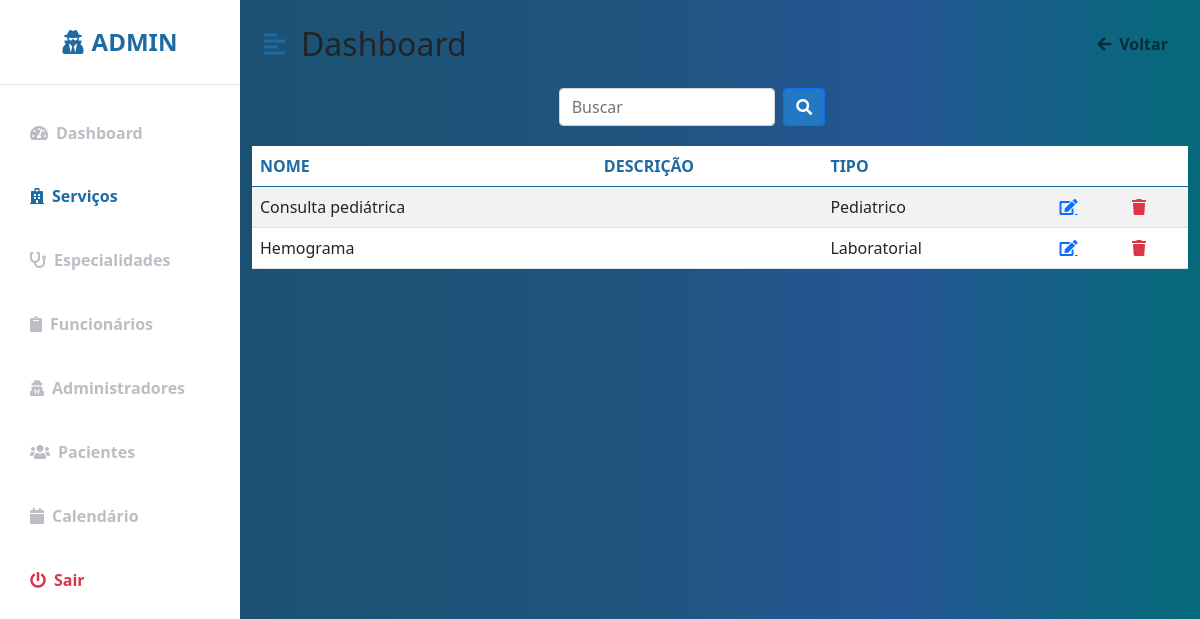
The page /servicos.php (signed in) on the database its author committed.
### tables this page shows
CREATE TABLE `servicos` (
  `cod_servico` int(11) NOT NULL,
  `nome` varchar(30) NOT NULL,
  `descricao` varchar(120) NOT NULL,
  `tipo_servico` varchar(30) NOT NULL
);

### servicos.php (the view, shortened to what this page needs)
<?php
include "conecta_mysql.inc";
?>
<!DOCTYPE html>
<html lang="pt-br">
<head>
    <link href="https://cdn.jsdelivr.net/npm/bootstrap@5.0.0-beta3/dist/css/bootstrap.min.css" rel="stylesheet" />
    <link href="https://cdn.jsdelivr.net/npm/bootstrap@5.0.0-beta3/dist/css/bootstrap.min.css" rel="stylesheet" />
    <link rel="stylesheet" href="https://cdnjs.cloudflare.com/ajax/libs/font-awesome/5.15.3/css/all.min.css" />
    <link rel="stylesheet" href="_css/perfil.css" />
    <link rel="stylesheet" href="https://cdnjs.cloudflare.com/ajax/libs/font-awesome/5.15.3/css/all.min.css" />
</head>
<body>
    <div class="d-flex" id="wrapper">
        <div class="bg-white" id="sidebar-wrapper">
            <div class="sidebar-heading text-center py-4 primary-text fs-4 fw-bold text-uppercase border-bottom"><i
                    class="fas fa-user-secret me-2"></i>Admin</div>
            <div class="list-group list-group-flush my-3">
              <a href="perfil.php" class="list-group-item list-group-item-action bg-transparent  second-text fw-bold"><i
                 class="fas fa-tachometer-alt me-2"></i>Dashboard</a>
              <a href="servicos.php" class="list-group-item list-group-item-action bg-transparent second-text active"><i
                 class="fas fa-hospital me-2"></i>Serviços</a>
              <a href="espec.php" class="list-group-item list-group-item-action bg-transparent second-text fw-bold"><i
                 class="fas fa-stethoscope me-2"></i>Especialidades</a>
              <a href="funcionarios.php" class="list-group-item list-group-item-action bg-transparent second-text fw-bold"><i
                 class="fas fa-clipboard me-2"></i>Funcionários</a>
              <a href="adm.php" class="list-group-item list-group-item-action bg-transparent second-text fw-bold"><i
                class="fas fa-user-secret me-2"></i>Administradores</a>
              <a href="clientes.php" class="list-group-item list-group-item-action bg-transparent second-text fw-bold"><i
                 class="fas fa-users me-2"></i>Pacientes</a>
              <a href="calendario.html" class="list-group-item list-group-item-action bg-transparent second-text fw-bold"><i
                 class="fas fa-calendar me-2"></i>Calendário</a>
              <a href="logout.php" class="list-group-item list-group-item-action bg-transparent text-danger fw-bold"><i
                 class="fas fa-power-off me-2"></i>Sair</a>
            </div>
        </div>
        <div id="page-content-wrapper">
            <nav class="navbar navbar-expand-lg navbar-light bg-transparent py-4 px-4">
                <div class="d-flex align-items-center">
                    <i class="fas fa-align-left primary-text fs-4 me-3" id="menu-toggle"></i>
                    <h2 class="fs-2 m-0">Dashboard</h2>
                </div>
                <div class="collapse navbar-collapse" id="navbarSupportedContent">
                    <ul class="navbar-nav ms-auto mb-2 mb-lg-0">
                        <li class="nav-item">
                            <a class="nav-link second-text fw-bold" href="perfil.php" id="navbarDropdown"
                                role="button" aria-expanded="false">
                                <i class="fas fa-arrow-left me-2"></i>Voltar
                            </a>
                        </li>
                    </ul>
                </div>
            </nav>
    <div class="buscar">
                    <form action="buscar_servico.php" method="POST" class="buscar">
                        <input name="nome" id="search-input" type="search" id="form1" class="form-control w-25" placeholder="Buscar">
                        <button  type="submit" class="btn btn-primary mx-2">
                    <i class="fas fa-search"></i>
                   </form>
            </div>
            <div class="block">
                <section class="intro">
                    <div class="gradient-custom-1 h-100">
                        <div class="mask d-flex align-items-center h-100">
                        <div class="container">
                            <div class="row justify-content-center">
                            <div class="col-12">
                                <div class="table-responsive bg-white">
                                <table class="table mb-0  table-striped ">
                                    <thead class="color">
                                    <tr>
                                        <th scope="col">NOME</th>
                                        <th scope="col">DESCRIÇÃO</th>
                                        <th scope="col">TIPO</th>
                                        <th scope="col">  </th>
                                        <th scope="col">  </th>
                                    </tr>
                                    </thead>
                                    <tbody>
                                    <?php
                                        $sql= "SELECT * FROM servicos";
                                        $res= mysqli_query($mysqli,$sql);
                                        $linhas= mysqli_num_rows($res);
                                        for ($i = 0; $i < $linhas; $i++){
                                            $servico = mysqli_fetch_array ($res);
                                            echo"
                                            <tr>
                                            <td>".$servico['nome']."</td>
                                            <td>".$servico['descricao']."</td>
                                            <td>".$servico['tipo_servico']."</td>
                                            <td><a href='altera_servico.php?cod_servico=".$servico["cod_servico"]."' class='fas fa-edit'></a></td>
                                            <td><a href='excluir_servico.php?cod_servico=".$servico["cod_servico"]."' class='fas fa-trash text-danger'></a></td>
                                            </tr>";
                                        }
                                    ?>
                                    </tbody>
                                </table>
                                </div>
                            </div>
                            </div>
                        </div>
                        </div>
                    </div>
                 </section>
                </div>
    </div>
</body>
</html>

### _css/perfil.css (style rules this page uses)
:root { --main-bg-color: #216294; --main-text-color: #1e6ba3; --second-text-color: #bbbec5; --second-bg-color: #c1efde; --ligth: #f0f0f0; --medium: #cacaca; --dark: #a2a2a2; }
.primary-text { color: var(--main-text-color); }
.second-text { color: var(--second-text-color); }
#wrapper { overflow-x: hidden; background-image: linear-gradient( to right, #154670, #1c5273, #1f557d, #245693, #056a7a ); }
#sidebar-wrapper { min-height: 100vh; margin-left: -15rem; -webkit-transition: margin 0.25s ease-out; -moz-transition: margin 0.25s ease-out; -o-transition: margin 0.25s ease-out; transition: margin 0.25s ease-out; }
#sidebar-wrapper .sidebar-heading { padding: 0.875rem 1.25rem; font-size: 1.2rem; }
#sidebar-wrapper .list-group { width: 15rem; }
#page-content-wrapper { min-width: 100vw; }
#menu-toggle { cursor: pointer; }
.list-group-item { border: none; padding: 20px 30px; }
.list-group-item.active { background-color: transparent; color: var(--main-text-color); font-weight: bold; border: none; }
@media (min-width: 768px) { #sidebar-wrapper { margin-left: 0; } }
@media (min-width: 768px) { #page-content-wrapper { min-width: 0; width: 100%; } }
.color { color: #1e6ba3; }
.buscar { padding-bottom: 10px; align-items: left; display: flex; justify-content: center; width: 95%; }
.btn-primary { background-color: #2378c3; }

### rows shown on the page
servicos: nome "Consulta pediátrica", tipo_servico "Pediatrico"
servicos: nome "Hemograma", tipo_servico "Laboratorial"
